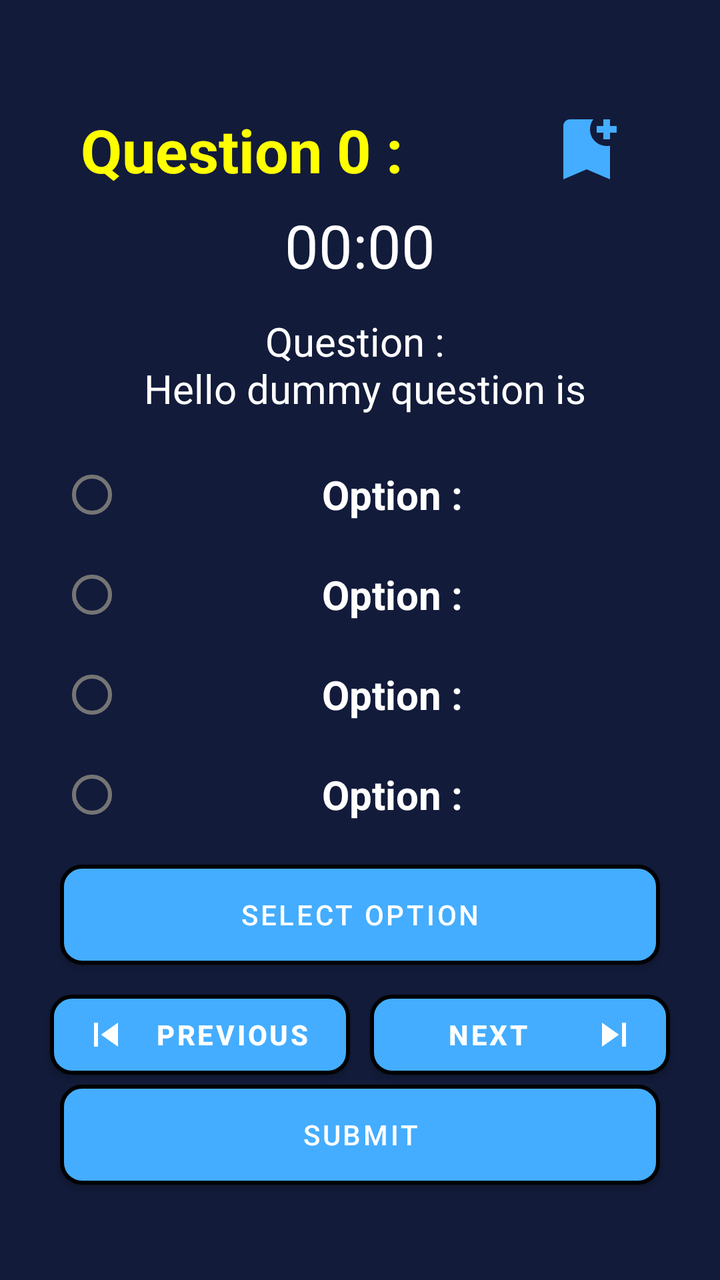
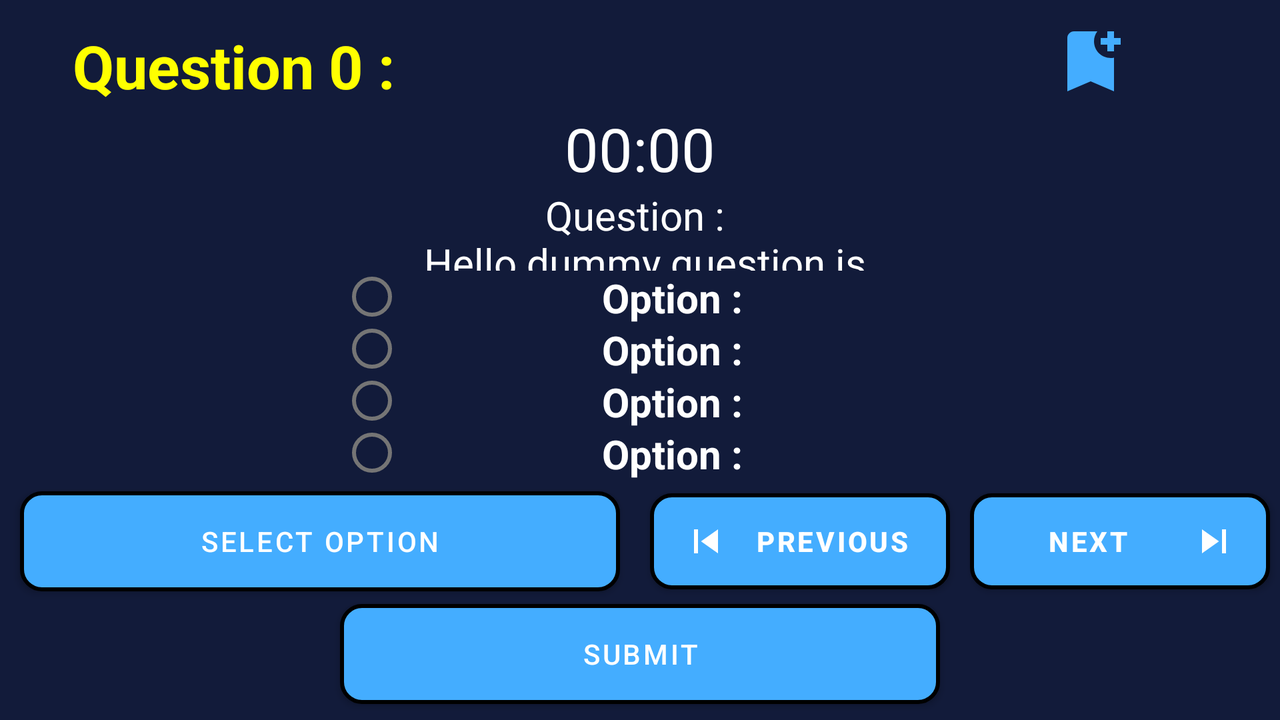

Compare how this app lays out the same screen by default and in its alternative resource folder. The renders come first, then the two layout files and the values they reference.
<!-- AndroidManifest.xml: application theme Theme.QuizApp -->
<!-- res/layout/fragment_question_detail_screen.xml -->
<?xml version="1.0" encoding="utf-8"?>
<LinearLayout xmlns:android="http://schemas.android.com/apk/res/android"
    xmlns:app="http://schemas.android.com/apk/res-auto"
    xmlns:tools="http://schemas.android.com/tools"
    android:layout_width="match_parent"
    android:layout_height="match_parent"
    android:background="@color/app_bg"
    android:gravity="center"
    android:orientation="vertical"
    android:padding="20dp"
    android:weightSum="100"
    tools:context=".fragments.QuestionDetailScreenFragment">


    <LinearLayout
        android:layout_width="match_parent"
        android:layout_height="0dp"
        android:layout_weight="10"
        android:gravity="center"
        android:weightSum="100">

        <TextView
            android:id="@+id/questionNumberTextView"
            android:layout_width="0dp"
            android:layout_height="wrap_content"
            android:layout_margin="5dp"
            android:layout_weight="70"
            android:text="@string/question_number_dummy"
            android:textColor="@color/app_element_bg"
            android:textSize="30sp"
            android:textStyle="bold"
            tools:ignore="NestedWeights" />

        <ImageView
            android:id="@+id/bookMarkStatusButton"
            android:layout_width="0dp"
            android:layout_height="40dp"
            android:layout_gravity="center"
            android:layout_weight="20"
            android:src="@drawable/bookmark_icon"
            android:contentDescription="@string/bookmark_status_button_content_description"
            app:tint="@color/app_bg_overlay" />


    </LinearLayout>

    <LinearLayout
        android:layout_width="match_parent"
        android:layout_height="0dp"
        android:layout_weight="80"
        android:orientation="vertical"
        android:weightSum="100">

        <TextView
            android:id="@+id/timerTextViewDetailScreen"
            android:layout_width="match_parent"
            android:layout_height="40dp"
            android:gravity="center"
            android:text="@string/_00_00"
            android:textColor="@color/white"
            android:textSize="30sp" />



        <TextView
            android:id="@+id/questionTextView"
            android:layout_width="match_parent"
            android:layout_height="0dp"
            android:layout_weight="20"
            android:gravity="center"
            android:text="@string/dummy_question_text"
            android:textColor="@color/white"
            android:textSize="20sp" />

        <LinearLayout
            android:layout_width="match_parent"
            android:layout_height="0dp"
            android:layout_weight="50"
            android:gravity="center"
            android:orientation="vertical"
            android:weightSum="100">

            <RadioGroup
                android:id="@+id/optionRadioGroup"
                android:layout_width="match_parent"
                android:layout_height="match_parent"
                android:gravity="center">

                <RadioButton
                    android:id="@+id/optionButton1"
                    android:layout_width="300dp"
                    android:layout_height="0dp"
                    android:layout_weight="20"
                    android:gravity="center"
                    android:text="@string/option_button_dummy_text"
                    android:textColor="@color/white"
                    android:textSize="20sp"
                    android:textStyle="bold" />

                <RadioButton
                    android:id="@+id/optionButton2"
                    android:layout_width="300dp"
                    android:layout_height="0dp"
                    android:layout_weight="20"
                    android:gravity="center"
                    android:text="@string/option_button_dummy_text"
                    android:textColor="@color/white"
                    android:textSize="20sp"
                    android:textStyle="bold" />

                <RadioButton
                    android:id="@+id/optionButton3"
                    android:layout_width="300dp"
                    android:layout_height="0dp"
                    android:layout_weight="20"
                    android:gravity="center"
                    android:text="@string/option_button_dummy_text"
                    android:textColor="@color/white"
                    android:textSize="20sp"
                    android:textStyle="bold" />

                <RadioButton
                    android:id="@+id/optionButton4"
                    android:layout_width="300dp"
                    android:layout_height="0dp"
                    android:layout_weight="20"
                    android:gravity="center"
                    android:text="@string/option_button_dummy_text"
                    android:textColor="@color/white"
                    android:textSize="20sp"
                    android:textStyle="bold" />

            </RadioGroup>

        </LinearLayout>


        <LinearLayout
            android:layout_width="match_parent"
            android:layout_height="0dp"
            android:layout_weight="30"
            android:gravity="center"
            android:orientation="vertical">

            <com.google.android.material.button.MaterialButton
                android:id="@+id/selectOptionButton"
                android:layout_width="300dp"
                android:layout_height="50dp"
                android:layout_margin="10dp"
                android:background="@drawable/button_background"
                android:text="@string/select_option"
                app:backgroundTint="@null" />

            <LinearLayout
                android:layout_width="match_parent"
                android:layout_height="0dp"
                android:layout_weight="10"
                android:weightSum="100"
                android:gravity="center"
                >
                <com.google.android.material.button.MaterialButton
                    android:id="@+id/previousButton"
                    android:layout_width="0dp"
                    android:layout_height="wrap_content"
                    app:icon="@drawable/previous_icon"
                    android:layout_margin="5dp"
                    android:background="@drawable/button_background"
                    app:backgroundTint="@null"
                    android:layout_weight="50"
                    android:text="@string/previous_text"
                    android:textColor="@color/white"
                    android:textStyle="bold" />

                <com.google.android.material.button.MaterialButton
                    android:id="@+id/nextButton"
                    android:layout_width="0dp"
                    android:layout_height="wrap_content"
                    app:icon="@drawable/next_icon"
                   app:iconGravity="end"
                    android:layout_margin="5dp"
                    android:background="@drawable/button_background"
                    app:backgroundTint="@null"
                    android:layout_weight="50"
                    android:text="@string/next_text"
                    android:textColor="@color/white"
                    android:textStyle="bold" />

            </LinearLayout>




        </LinearLayout>

    </LinearLayout>

    <com.google.android.material.button.MaterialButton
        android:id="@+id/submitButton"
        android:layout_width="300dp"
        android:layout_height="50dp"

        android:background="@drawable/button_background"
        android:text="submit"
        app:backgroundTint="@null" />


</LinearLayout>
<!-- resources referenced by this layout -->
<resources>
  <color name="app_bg">#121b3a</color>
  <color name="app_bg_overlay">#44adff</color>
  <color name="app_element_bg">#FFFF00</color>
  <color name="white">#FFFFFFFF</color>
  <!-- drawable bookmark_icon (drawable) -->
  <vector android:height="24dp" android:tint="#FFFF00"
      android:viewportHeight="24" android:viewportWidth="24"
      android:width="24dp" xmlns:android="http://schemas.android.com/apk/res/android">
      <path android:fillColor="@android:color/white" android:pathData="M21,7h-2v2h-2V7h-2V5h2V3h2v2h2V7zM19,21l-7,-3l-7,3V5c0,-1.1 0.9,-2 2,-2l7,0c-0.63,0.84 -1,1.87 -1,3c0,2.76 2.24,5 5,5c0.34,0 0.68,-0.03 1,-0.1V21z"/>
  </vector>
  <!-- drawable button_background (drawable) -->
  <?xml version="1.0" encoding="utf-8"?>
  <ripple xmlns:android="http://schemas.android.com/apk/res/android"
      android:color="@color/app_bg">
      <item>
          <shape android:shape="rectangle">
              <solid android:color="@color/app_bg_overlay" />
              <corners android:radius="10dp" />
              <stroke android:width="2dp" />
          </shape>
  
      </item>
  
  
  </ripple>
  <!-- drawable next_icon (drawable) -->
  <vector android:height="24dp" android:tint="#FFFF00"
      android:viewportHeight="24" android:viewportWidth="24"
      android:width="24dp" xmlns:android="http://schemas.android.com/apk/res/android">
      <path android:fillColor="@android:color/white" android:pathData="M6,18l8.5,-6L6,6v12zM16,6v12h2V6h-2z"/>
  </vector>
  <!-- drawable previous_icon (drawable) -->
  <vector android:height="24dp" android:tint="#FFFF00"
      android:viewportHeight="24" android:viewportWidth="24"
      android:width="24dp" xmlns:android="http://schemas.android.com/apk/res/android">
      <path android:fillColor="@android:color/white" android:pathData="M6,6h2v12L6,18zM9.5,12l8.5,6L18,6z"/>
  </vector>
  <string name="_00_00">00:00</string>
  <string name="bookmark_status_button_content_description">BookMark Status Button</string>
  <string name="dummy_question_text">Question : \n Hello dummy question is</string>
  <string name="next_text">Next</string>
  <string name="option_button_dummy_text">Option :</string>
  <string name="previous_text">Previous</string>
  <string name="question_number_dummy">Question 0 :</string>
  <string name="select_option">select option</string>
  <style name="Theme.QuizApp" parent="Theme.MaterialComponents.DayNight.NoActionBar">
          
          <item name="colorPrimary">@color/purple_500</item>
          <item name="colorPrimaryVariant">@color/purple_700</item>
          <item name="colorOnPrimary">@color/white</item>
          
          <item name="colorSecondary">@color/teal_200</item>
          <item name="colorSecondaryVariant">@color/teal_700</item>
          <item name="colorOnSecondary">@color/black</item>
          
          <item name="android:statusBarColor">?attr/colorPrimaryVariant</item>
          
      </style>
  <color name="purple_500">#FF6200EE</color>
  <color name="purple_700">#FF3700B3</color>
  <color name="teal_200">#FF03DAC5</color>
  <color name="teal_700">#FF018786</color>
  <color name="black">#FF000000</color>
</resources>
<!-- res/layout-land/fragment_question_detail_screen.xml (the repository's variant of the layout above) -->
<!-- drawn on the phone turned sideways -->
<?xml version="1.0" encoding="utf-8"?>
<LinearLayout xmlns:android="http://schemas.android.com/apk/res/android"
    xmlns:app="http://schemas.android.com/apk/res-auto"
    xmlns:tools="http://schemas.android.com/tools"
    android:layout_width="match_parent"
    android:layout_height="match_parent"
    android:background="@color/app_bg"
    android:gravity="center"
    android:orientation="vertical"

    android:weightSum="100"
    tools:context=".fragments.QuestionDetailScreenFragment">


    <LinearLayout
        android:layout_width="match_parent"
        android:layout_height="0dp"
        android:layout_weight="15"
        android:gravity="center"
        android:weightSum="100">

        <TextView
            android:id="@+id/questionNumberTextView"
            android:layout_width="0dp"
            android:layout_height="wrap_content"
            android:layout_margin="5dp"
            android:layout_weight="70"
            android:text="@string/question_number_dummy"
            android:textColor="@color/app_element_bg"
            android:textSize="30sp"
            android:textStyle="bold"
            tools:ignore="NestedWeights" />

        <ImageView
            android:id="@+id/bookMarkStatusButton"
            android:layout_width="0dp"
            android:layout_height="40dp"
            android:layout_gravity="center"
            android:layout_weight="20"
            android:contentDescription="@string/bookmark_status_button_content_description"
            android:src="@drawable/bookmark_icon"
            app:tint="@color/app_bg_overlay" />


    </LinearLayout>

    <LinearLayout
        android:layout_width="match_parent"
        android:layout_height="0dp"
        android:layout_weight="80"
        android:orientation="vertical"
        android:weightSum="100">

        <TextView
            android:id="@+id/timerTextViewDetailScreen"
            android:layout_width="match_parent"
            android:layout_height="40dp"
            android:gravity="center"
            android:text="@string/_00_00"
            android:textColor="@color/white"
            android:textSize="30sp" />


        <TextView
            android:id="@+id/questionTextView"
            android:layout_width="match_parent"
            android:layout_height="0dp"
            android:layout_weight="20"
            android:gravity="center"
            android:text="@string/dummy_question_text"
            android:textColor="@color/white"
            android:textSize="20sp" />

        <LinearLayout
            android:layout_width="match_parent"
            android:layout_height="0dp"
            android:layout_weight="50"
            android:gravity="center"
            android:orientation="vertical"
            android:weightSum="100">

            <RadioGroup
                android:id="@+id/optionRadioGroup"
                android:layout_width="match_parent"
                android:layout_height="match_parent"
                android:gravity="center">

                <RadioButton
                    android:id="@+id/optionButton1"
                    android:layout_width="300dp"
                    android:layout_height="0dp"
                    android:layout_weight="20"
                    android:gravity="center"
                    android:text="@string/option_button_dummy_text"
                    android:textColor="@color/white"
                    android:textSize="20sp"
                    android:textStyle="bold" />

                <RadioButton
                    android:id="@+id/optionButton2"
                    android:layout_width="300dp"
                    android:layout_height="0dp"
                    android:layout_weight="20"
                    android:gravity="center"
                    android:text="@string/option_button_dummy_text"
                    android:textColor="@color/white"
                    android:textSize="20sp"
                    android:textStyle="bold" />

                <RadioButton
                    android:id="@+id/optionButton3"
                    android:layout_width="300dp"
                    android:layout_height="0dp"
                    android:layout_weight="20"
                    android:gravity="center"
                    android:text="@string/option_button_dummy_text"
                    android:textColor="@color/white"
                    android:textSize="20sp"
                    android:textStyle="bold" />

                <RadioButton
                    android:id="@+id/optionButton4"
                    android:layout_width="300dp"
                    android:layout_height="0dp"
                    android:layout_weight="20"
                    android:gravity="center"
                    android:text="@string/option_button_dummy_text"
                    android:textColor="@color/white"
                    android:textSize="20sp"
                    android:textStyle="bold" />

            </RadioGroup>

        </LinearLayout>


        <LinearLayout
            android:layout_width="match_parent"
            android:layout_height="0dp"
            android:layout_weight="30"
            android:gravity="center"
            android:orientation="horizontal">

            <com.google.android.material.button.MaterialButton
                android:id="@+id/selectOptionButton"
                android:layout_width="300dp"
                android:layout_height="50dp"
                android:layout_margin="10dp"
                android:background="@drawable/button_background"
                android:text="@string/select_option"
                app:backgroundTint="@null" />


            <com.google.android.material.button.MaterialButton
                android:id="@+id/previousButton"
                android:layout_width="0dp"
                android:layout_height="wrap_content"
                android:layout_margin="5dp"
                android:layout_weight="50"
                android:background="@drawable/button_background"
                android:text="@string/previous_text"
                android:textColor="@color/white"
                android:textStyle="bold"
                app:backgroundTint="@null"
                app:icon="@drawable/previous_icon" />

            <com.google.android.material.button.MaterialButton
                android:id="@+id/nextButton"
                android:layout_width="0dp"
                android:layout_height="wrap_content"
                android:layout_margin="5dp"
                android:layout_weight="50"
                android:background="@drawable/button_background"
                android:text="@string/next_text"
                android:textColor="@color/white"
                android:textStyle="bold"
                app:backgroundTint="@null"
                app:icon="@drawable/next_icon"
                app:iconGravity="end" />


        </LinearLayout>

    </LinearLayout>

    <com.google.android.material.button.MaterialButton
        android:id="@+id/submitButton"
        android:layout_width="300dp"
        android:layout_height="50dp"
        android:background="@drawable/button_background"
        android:text="@string/submit_button_text"
        app:backgroundTint="@null" />


</LinearLayout>
<!-- resources referenced by the variant -->
<!-- as the phone turned sideways resolves them -->
<resources>
  <color name="app_bg">#121b3a</color>
  <color name="app_bg_overlay">#44adff</color>
  <color name="app_element_bg">#FFFF00</color>
  <color name="white">#FFFFFFFF</color>
  <!-- drawable bookmark_icon (drawable) -->
  <vector android:height="24dp" android:tint="#FFFF00"
      android:viewportHeight="24" android:viewportWidth="24"
      android:width="24dp" xmlns:android="http://schemas.android.com/apk/res/android">
      <path android:fillColor="@android:color/white" android:pathData="M21,7h-2v2h-2V7h-2V5h2V3h2v2h2V7zM19,21l-7,-3l-7,3V5c0,-1.1 0.9,-2 2,-2l7,0c-0.63,0.84 -1,1.87 -1,3c0,2.76 2.24,5 5,5c0.34,0 0.68,-0.03 1,-0.1V21z"/>
  </vector>
  <!-- drawable button_background (drawable) -->
  <?xml version="1.0" encoding="utf-8"?>
  <ripple xmlns:android="http://schemas.android.com/apk/res/android"
      android:color="@color/app_bg">
      <item>
          <shape android:shape="rectangle">
              <solid android:color="@color/app_bg_overlay" />
              <corners android:radius="10dp" />
              <stroke android:width="2dp" />
          </shape>
  
      </item>
  
  
  </ripple>
  <!-- drawable next_icon (drawable) -->
  <vector android:height="24dp" android:tint="#FFFF00"
      android:viewportHeight="24" android:viewportWidth="24"
      android:width="24dp" xmlns:android="http://schemas.android.com/apk/res/android">
      <path android:fillColor="@android:color/white" android:pathData="M6,18l8.5,-6L6,6v12zM16,6v12h2V6h-2z"/>
  </vector>
  <!-- drawable previous_icon (drawable) -->
  <vector android:height="24dp" android:tint="#FFFF00"
      android:viewportHeight="24" android:viewportWidth="24"
      android:width="24dp" xmlns:android="http://schemas.android.com/apk/res/android">
      <path android:fillColor="@android:color/white" android:pathData="M6,6h2v12L6,18zM9.5,12l8.5,6L18,6z"/>
  </vector>
  <string name="_00_00">00:00</string>
  <string name="bookmark_status_button_content_description">BookMark Status Button</string>
  <string name="dummy_question_text">Question : \n Hello dummy question is</string>
  <string name="next_text">Next</string>
  <string name="option_button_dummy_text">Option :</string>
  <string name="previous_text">Previous</string>
  <string name="question_number_dummy">Question 0 :</string>
  <string name="select_option">select option</string>
  <string name="submit_button_text">submit</string>
  <style name="Theme.QuizApp" parent="Theme.MaterialComponents.DayNight.NoActionBar">
          
          <item name="colorPrimary">@color/purple_500</item>
          <item name="colorPrimaryVariant">@color/purple_700</item>
          <item name="colorOnPrimary">@color/white</item>
          
          <item name="colorSecondary">@color/teal_200</item>
          <item name="colorSecondaryVariant">@color/teal_700</item>
          <item name="colorOnSecondary">@color/black</item>
          
          <item name="android:statusBarColor">?attr/colorPrimaryVariant</item>
          
      </style>
  <color name="purple_500">#FF6200EE</color>
  <color name="purple_700">#FF3700B3</color>
  <color name="teal_200">#FF03DAC5</color>
  <color name="teal_700">#FF018786</color>
  <color name="black">#FF000000</color>
</resources>
